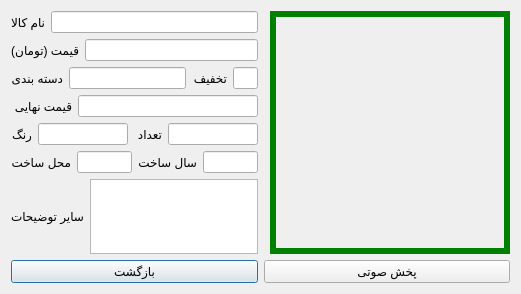
<?xml version="1.0" encoding="UTF-8"?>
<ui version="4.0">
 <class>Product_detail</class>
 <widget class="QDialog" name="Product_detail">
  <property name="geometry">
   <rect>
    <x>0</x>
    <y>0</y>
    <width>521</width>
    <height>294</height>
   </rect>
  </property>
  <property name="minimumSize">
   <size>
    <width>521</width>
    <height>294</height>
   </size>
  </property>
  <property name="maximumSize">
   <size>
    <width>534</width>
    <height>378</height>
   </size>
  </property>
  <property name="windowTitle">
   <string>Dialog</string>
  </property>
  <layout class="QGridLayout" name="gridLayout">
   <item row="0" column="0">
    <layout class="QVBoxLayout" name="verticalLayout">
     <item>
      <layout class="QHBoxLayout" name="horizontalLayout">
       <item>
        <widget class="QLabel" name="label_2">
         <property name="text">
          <string>نام کالا</string>
         </property>
        </widget>
       </item>
       <item>
        <widget class="QLineEdit" name="lineEdit">
         <property name="readOnly">
          <bool>true</bool>
         </property>
        </widget>
       </item>
      </layout>
     </item>
     <item>
      <layout class="QHBoxLayout" name="horizontalLayout_7">
       <item>
        <widget class="QLabel" name="label_3">
         <property name="text">
          <string>قیمت (تومان)</string>
         </property>
        </widget>
       </item>
       <item>
        <widget class="QLineEdit" name="lineEdit_2">
         <property name="readOnly">
          <bool>true</bool>
         </property>
        </widget>
       </item>
      </layout>
     </item>
     <item>
      <layout class="QHBoxLayout" name="horizontalLayout_8">
       <item>
        <widget class="QLabel" name="label_9">
         <property name="text">
          <string>دسته بندی</string>
         </property>
        </widget>
       </item>
       <item>
        <widget class="QLineEdit" name="lineEdit_7">
         <property name="readOnly">
          <bool>true</bool>
         </property>
        </widget>
       </item>
       <item>
        <widget class="QLabel" name="label_4">
         <property name="text">
          <string>تخفیف</string>
         </property>
        </widget>
       </item>
       <item>
        <widget class="QLineEdit" name="lineEdit_3">
         <property name="maximumSize">
          <size>
           <width>25</width>
           <height>16777215</height>
          </size>
         </property>
         <property name="readOnly">
          <bool>true</bool>
         </property>
        </widget>
       </item>
      </layout>
     </item>
     <item>
      <layout class="QHBoxLayout" name="horizontalLayout_2">
       <item>
        <widget class="QLabel" name="label_5">
         <property name="text">
          <string>قیمت نهایی </string>
         </property>
        </widget>
       </item>
       <item>
        <widget class="QLineEdit" name="lineEdit_4">
         <property name="readOnly">
          <bool>true</bool>
         </property>
        </widget>
       </item>
      </layout>
     </item>
     <item>
      <layout class="QHBoxLayout" name="horizontalLayout_3">
       <item>
        <widget class="QLabel" name="label_8">
         <property name="text">
          <string>رنگ</string>
         </property>
        </widget>
       </item>
       <item>
        <widget class="QLineEdit" name="lineEdit_8">
         <property name="readOnly">
          <bool>true</bool>
         </property>
        </widget>
       </item>
       <item>
        <widget class="QLabel" name="label_7">
         <property name="text">
          <string>تعداد </string>
         </property>
        </widget>
       </item>
       <item>
        <widget class="QLineEdit" name="lineEdit_6">
         <property name="readOnly">
          <bool>true</bool>
         </property>
        </widget>
       </item>
      </layout>
     </item>
     <item>
      <layout class="QHBoxLayout" name="horizontalLayout_6">
       <item>
        <widget class="QLabel" name="label_11">
         <property name="text">
          <string>محل ساخت</string>
         </property>
        </widget>
       </item>
       <item>
        <widget class="QLineEdit" name="lineEdit_9"/>
       </item>
       <item>
        <widget class="QLabel" name="label_6">
         <property name="text">
          <string>سال ساخت</string>
         </property>
        </widget>
       </item>
       <item>
        <widget class="QLineEdit" name="lineEdit_5">
         <property name="readOnly">
          <bool>true</bool>
         </property>
        </widget>
       </item>
      </layout>
     </item>
     <item>
      <layout class="QHBoxLayout" name="horizontalLayout_4"/>
     </item>
     <item>
      <layout class="QHBoxLayout" name="horizontalLayout_5">
       <item>
        <widget class="QLabel" name="label_10">
         <property name="text">
          <string>سایر توضیحات</string>
         </property>
        </widget>
       </item>
       <item>
        <widget class="QPlainTextEdit" name="plainTextEdit">
         <property name="readOnly">
          <bool>true</bool>
         </property>
        </widget>
       </item>
      </layout>
     </item>
    </layout>
   </item>
   <item row="0" column="1">
    <spacer name="horizontalSpacer">
     <property name="orientation">
      <enum>Qt::Horizontal</enum>
     </property>
     <property name="sizeHint" stdset="0">
      <size>
       <width>40</width>
       <height>20</height>
      </size>
     </property>
    </spacer>
   </item>
   <item row="0" column="2">
    <widget class="QLabel" name="label">
     <property name="minimumSize">
      <size>
       <width>240</width>
       <height>240</height>
      </size>
     </property>
     <property name="autoFillBackground">
      <bool>false</bool>
     </property>
     <property name="styleSheet">
      <string notr="true">border:6px solid green;</string>
     </property>
     <property name="text">
      <string/>
     </property>
    </widget>
   </item>
   <item row="1" column="0" colspan="3">
    <layout class="QHBoxLayout" name="horizontalLayout_9">
     <item>
      <widget class="QPushButton" name="pushButton">
       <property name="text">
        <string>بازگشت</string>
       </property>
      </widget>
     </item>
     <item>
      <widget class="QPushButton" name="pushButton_2">
       <property name="text">
        <string>پخش صوتی</string>
       </property>
      </widget>
     </item>
    </layout>
   </item>
  </layout>
 </widget>
 <resources/>
 <connections/>
</ui>
